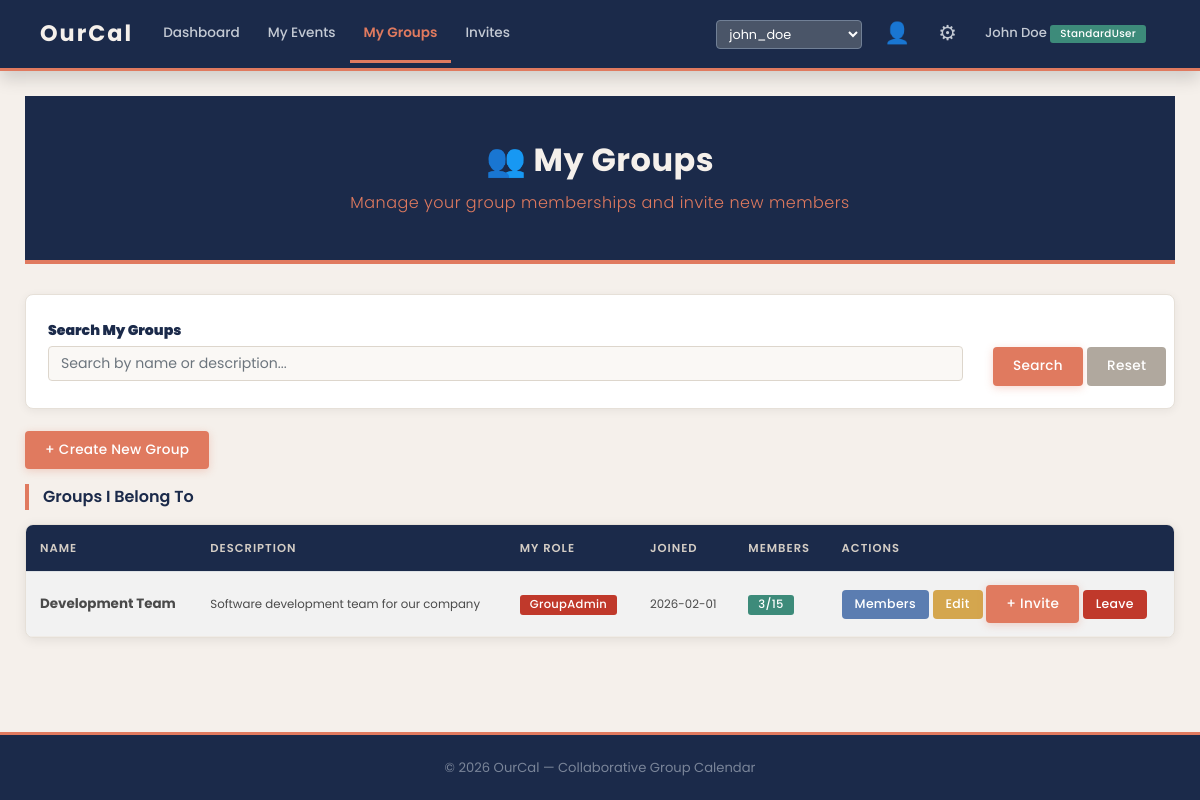
The page /groups.php on the database its author committed.
### tables this page shows
CREATE TABLE `User` (
    UserID INT PRIMARY KEY AUTO_INCREMENT,
    Username VARCHAR(50) UNIQUE NOT NULL,
    Password VARCHAR(255) NOT NULL, 
    Email VARCHAR(100) UNIQUE NOT NULL,
    DateJoined DATE NOT NULL,
    UserType ENUM('StandardUser', 'Admin') NOT NULL
);

CREATE TABLE Membership (
    UserID INT,
    GroupID INT,
    JoinDate DATE NOT NULL,
    Role ENUM('Member', 'Moderator', 'GroupAdmin') DEFAULT 'Member',
    PRIMARY KEY (UserID, GroupID),
    FOREIGN KEY (UserID) REFERENCES `User`(UserID) ON DELETE CASCADE,
    FOREIGN KEY (GroupID) REFERENCES `Group`(GroupID) ON DELETE CASCADE
);

CREATE TABLE `Group` (
    GroupID INT PRIMARY KEY AUTO_INCREMENT,
    GroupName VARCHAR(100) NOT NULL,
    GroupDescription TEXT,
    CreationDate DATE NOT NULL,
    MaxMembers INT DEFAULT 50,
    GroupIcon VARCHAR(255) 
);

### db_config.php (called while the page is built, shortened)
<?php
$db_host     = "localhost";
$db_user     = "root";
$db_password = "";
$db_name     = "OurCal";
$conn = mysqli_connect($db_host, $db_user, $db_password, $db_name);
$conn->set_charset("utf8mb4");
$current_user_id = 1;
$cu_result = mysqli_query($conn, "SELECT u.UserID, u.Username, u.UserType,
                                         IFNULL(p.DisplayName, u.Username) AS DisplayName,
                                         IFNULL(p.ProfilePictureURL, '') AS ProfilePic
                                  FROM `User` u
                                  LEFT JOIN Profile p ON u.UserID = p.UserID
                                  WHERE u.UserID = $current_user_id");
$current_user = mysqli_fetch_assoc($cu_result);
$bg_result = mysqli_query($conn, "SELECT ThemeColor FROM AccountSetting WHERE UserID=$current_user_id LIMIT 1");
$bg_row = mysqli_fetch_assoc($bg_result);
$user_bg_color = ($bg_row && !empty($bg_row['ThemeColor']) && $bg_row['ThemeColor'] != '#2C3E50' && $bg_row['ThemeColor'] != '#FFFFFF')
                 ? $bg_row['ThemeColor']
                 : '#f5f0eb';
function userUrl($page, $extra = "") {
    global $current_user_id;
    $sep = (strpos($page, '?') !== false) ? '&' : '?';
    $url = $page . $sep . "switch_user=" . $current_user_id;
    if ($extra != "") $url .= "&" . $extra;
    return $url;
}
?>

### groups.php (the view, shortened to what this page needs)
<?php require_once 'db_config.php'; ?>
<!DOCTYPE html>
<html>
<head>
    <link rel="stylesheet" href="https://cdn.jsdelivr.net/npm/bootstrap@4.6.1/dist/css/bootstrap.min.css">
    <link rel="stylesheet" href="css/style.css">
</head>
<body style="background-color: <?php echo $user_bg_color; ?>;">
<?php
require_once 'db_config.php';
include 'navbar.php';
$is_admin = ($current_user['UserType'] == 'Admin');
$search = ""; $where = "";
$groups = mysqli_query($conn,
    "SELECT g.GroupID, g.GroupName, g.GroupDescription, g.CreationDate, g.MaxMembers,
            m.Role, m.JoinDate,
            (SELECT COUNT(*) FROM Membership WHERE GroupID=g.GroupID) AS MemberCount
     FROM `Group` g JOIN Membership m ON g.GroupID=m.GroupID
     WHERE m.UserID=$current_user_id $where
     ORDER BY g.GroupName ASC");
$groupsArr = [];
while ($row = mysqli_fetch_assoc($groups)) { $groupsArr[] = $row; }
?>
<div class="container-fluid" style="padding:25px;">
    <div class="page-header">
        <h2>&#128101; My Groups</h2>
        <p>Manage your group memberships and invite new members</p>
    </div>
    <div class="search-box">
        <form action="" method="GET">
            <div class="row">
                <div class="col-md-10"><label><b>Search My Groups</b></label>
                    <input type="text" name="search" class="form-control" placeholder="Search by name or description..."
                           value="<?php echo htmlspecialchars($search); ?>"></div>
                <div class="col-md-2" style="padding-top:30px; white-space:nowrap;">
                    <button type="submit" class="btn btn-primary">Search</button>
                    <a href="<?php echo userUrl('groups.php'); ?>" class="btn btn-secondary">Reset</a></div>
            </div>
        </form>
    </div>
    <?php if (!$is_admin) { ?>
    <button class="btn btn-primary" style="margin-bottom:15px;" data-toggle="modal" data-target="#addGroupModal">+ Create New Group</button>
    <?php } ?>
    <div class="section-title">Groups I Belong To</div>
    <div class="content-card">
        <div class="table-responsive">
            <table class="table table-hover table-striped">
                <thead><tr><th>Name</th><th>Description</th><th>My Role</th><th>Joined</th><th>Members</th><th>Actions</th></tr></thead>
                <tbody>
                <?php if (count($groupsArr) > 0) { foreach ($groupsArr as $row) { ?>
                <tr>
                    <td><b><?php echo $row['GroupName']; ?></b></td>
                    <td><small><?php echo $row['GroupDescription']; ?></small></td>
                    <td><span class="badge badge-<?php echo ($row['Role']=='GroupAdmin') ? 'danger' : (($row['Role']=='Moderator') ? 'warning' : 'primary'); ?>">
                        <?php echo $row['Role']; ?></span></td>
                    <td><small><?php echo $row['JoinDate']; ?></small></td>
                    <td><span class="badge badge-<?php echo ($row['MemberCount'] >= $row['MaxMembers']) ? 'danger' : 'success'; ?>">
                        <?php echo $row['MemberCount']; ?>/<?php echo $row['MaxMembers']; ?></span></td>
                    <td style="white-space:nowrap;">
                        <button class="btn btn-sm btn-info" data-toggle="collapse"
                                data-target="#members_<?php echo $row['GroupID']; ?>">Members</button>
                        <?php if ($row['Role'] == 'GroupAdmin') { ?>
                            <button class="btn btn-sm btn-warning" onclick="openEditGroup(this)"
                                    data-id="<?php echo $row['GroupID']; ?>"
                                    data-name="<?php echo htmlspecialchars($row['GroupName']); ?>"
                                    data-desc="<?php echo htmlspecialchars($row['GroupDescription']); ?>"
                                    data-max="<?php echo $row['MaxMembers']; ?>">Edit</button>
                        <?php } ?>
                        <?php if ($row['Role'] == 'GroupAdmin' || $row['Role'] == 'Moderator') { ?>
                            <button class="btn btn-sm btn-primary" onclick="openInviteMember(<?php echo $row['GroupID']; ?>, '<?php echo htmlspecialchars($row['GroupName']); ?>')">+ Invite</button>
                        <?php } ?>
                        <a href="<?php echo userUrl('groups.php', 'leave=' . $row['GroupID']); ?>"
                           class="btn btn-delete" onclick="return confirm('Leave this group?');">Leave</a>
                    </td>
                </tr>
                <?php } } else { echo "<tr><td colspan='6' class='text-center'>You are not in any groups yet.</td></tr>"; } ?>
                </tbody>
            </table>
        </div>
    </div>
</div>
<?php include 'footer.php'; ?>
</body></html>

### navbar.php (shortened to what this page needs)
<?php
$current_page = basename($_SERVER['PHP_SELF']);
$all_users_nav = mysqli_query($conn, "SELECT UserID, Username FROM `User` ORDER BY Username");
?>
<nav class="navbar navbar-expand-lg navbar-dark bg-dark sticky-top shadow">
    <div class="container-fluid">
        <a class="navbar-brand" href="<?php echo userUrl('index.php'); ?>"
           style="font-weight:700; font-size:1.4rem; letter-spacing:2px;">OurCal</a>
        <div class="collapse navbar-collapse" id="navbarNav">
            <ul class="navbar-nav">
                <li class="nav-item">
                    <a class="nav-link <?php if($current_page=='index.php') echo 'active'; ?>"
                       href="<?php echo userUrl('index.php'); ?>">Dashboard</a></li>
                <li class="nav-item">
                    <a class="nav-link <?php if($current_page=='events.php') echo 'active'; ?>"
                       href="<?php echo userUrl('events.php'); ?>">My Events</a></li>
                <li class="nav-item">
                    <a class="nav-link <?php if($current_page=='groups.php') echo 'active'; ?>"
                       href="<?php echo userUrl('groups.php'); ?>">My Groups</a></li>
                <li class="nav-item">
                    <a class="nav-link <?php if($current_page=='invites.php') echo 'active'; ?>"
                       href="<?php echo userUrl('invites.php'); ?>">Invites</a></li>
            </ul>
            <ul class="navbar-nav ml-auto align-items-center">
                <li class="nav-item" style="margin-right:8px;">
                    <form method="GET" action="<?php echo $current_page; ?>" id="switchForm" style="display:inline;">
                        <select name="switch_user" class="form-control form-control-sm"
                                style="width:auto; display:inline; background:#4a5568; color:white; border:1px solid #718096; font-size:0.8rem;"
                                onchange="document.getElementById('switchForm').submit();">
                            <?php
                            while ($su = mysqli_fetch_assoc($all_users_nav)) {
                                $sel = ($su['UserID'] == $current_user_id) ? 'selected' : '';
                                echo "<option value='" . $su['UserID'] . "' $sel>" . $su['Username'] . "</option>";
                            }
                            ?>
                        </select>
                    </form>
                </li>
                <li class="nav-item">
                    <a class="nav-link <?php if($current_page=='profile.php') echo 'active'; ?>"
                       href="<?php echo userUrl('profile.php'); ?>" title="My Profile"
                       style="font-size:1.3rem; padding:5px 8px;">&#128100;</a></li>
                <li class="nav-item">
                    <a class="nav-link <?php if($current_page=='settings.php') echo 'active'; ?>"
                       href="<?php echo userUrl('settings.php'); ?>" title="Account Settings"
                       style="font-size:1.3rem; padding:5px 8px;">&#9881;</a></li>
                <li class="nav-item">
                    <span class="nav-link" style="color:#a0aec0; font-size:0.82rem; cursor:default;">
                        <?php echo $current_user['DisplayName']; ?>
                        <span class="badge badge-<?php echo ($current_user['UserType']=='Admin') ? 'danger' : 'success'; ?>" style="font-size:0.65rem;">
                            <?php echo $current_user['UserType']; ?>
                        </span>
                    </span></li>
            </ul>
        </div>
    </div>
</nav>

### css/style.css (style rules this page uses)
* { box-sizing: border-box; margin: 0; padding: 0; }
html { height: 100%; }
body { font-family: 'Poppins', Arial, sans-serif; background-color: #f5f0eb; color: #3d3d3d; line-height: 1.6; margin: 0; min-height: 100vh; display: flex; flex-direction: column; }
a { text-decoration: none; color: inherit; }
.navbar { background-color: #1b2a4a !important; padding: 0 25px; box-shadow: 0 3px 15px rgba(27,42,74,0.3); border-bottom: 3px solid #e07a5f; min-height: 56px; }
.navbar-brand { font-family: 'Poppins', sans-serif; font-weight: 700; font-size: 1.4rem; letter-spacing: 2px; }
.navbar-brand { color: #f5f0eb !important; }
.nav-link { font-family: 'Poppins', sans-serif; font-weight: 500; font-size: 0.85rem; color: #c4cad4 !important; padding: 16px 14px !important; transition: all 0.25s ease; border-bottom: 3px solid transparent; border-radius: 0; margin: 0; }
.nav-link.active { color: #e07a5f !important; border-bottom-color: #e07a5f; background: transparent !important; font-weight: 600; }
.page-header { background-color: #1b2a4a; color: #f5f0eb; padding: 45px 30px; margin-bottom: 30px; text-align: center; border-bottom: 4px solid #e07a5f; }
.page-header h2 { font-family: 'Poppins', sans-serif; font-weight: 700; font-size: 2rem; margin: 0; letter-spacing: 0.5px; }
.page-header p { font-weight: 300; margin: 10px 0 0; color: #e07a5f; font-size: 1rem; letter-spacing: 0.5px; }
.search-box { background: #ffffff; padding: 22px; border-radius: 8px; border: 1px solid #e6e0d8; margin-bottom: 22px; box-shadow: 0 2px 10px rgba(0,0,0,0.06); }
.search-box label { font-weight: 600; font-size: 0.88rem; color: #1b2a4a; }
.content-card { background: #ffffff; border-radius: 8px; overflow: hidden; box-shadow: 0 2px 12px rgba(0,0,0,0.08); margin-bottom: 22px; border: 1px solid #e6e0d8; }
.section-title { font-family: 'Poppins', sans-serif; font-size: 1rem; font-weight: 600; color: #1b2a4a; margin-bottom: 14px; padding-left: 14px; border-left: 4px solid #e07a5f; }
.form-control, .form-control-sm { font-family: 'Poppins', sans-serif; font-size: 0.88rem; border-radius: 4px; border: 1.5px solid #ddd6cc; background-color: #faf8f5; transition: all 0.25s ease; }
label { font-family: 'Poppins', sans-serif; font-weight: 500; font-size: 0.85rem; color: #5a5a5a; margin-bottom: 4px; }
.table-responsive { overflow-x: auto; }
.table { font-family: 'Poppins', sans-serif; font-size: 0.84rem; margin-bottom: 0; }
.table thead th { background-color: #1b2a4a; color: #d4cdc5; font-weight: 600; font-size: 0.72rem; text-transform: uppercase; letter-spacing: 1px; border: none; white-space: nowrap; padding: 14px 14px; }
.table tbody td { padding: 13px 14px; vertical-align: middle; border-bottom: 1px solid #f0ece7; color: #4a4a4a; }
.table tbody tr { transition: background-color 0.2s ease; }
.btn { font-family: 'Poppins', sans-serif; font-weight: 500; font-size: 0.85rem; border-radius: 4px; transition: all 0.25s ease; padding: 9px 20px; border: none; letter-spacing: 0.3px; }
.btn-primary { background-color: #e07a5f; color: #ffffff; box-shadow: 0 2px 8px rgba(224,122,95,0.3); }
.btn-warning { background-color: #d4a64e; color: #ffffff; font-size: 0.78rem; padding: 5px 13px; }
.btn-delete { background-color: #c0392b; color: #ffffff; font-size: 0.78rem; padding: 5px 13px; border-radius: 4px; }
.btn-secondary { background-color: #b0a89e; color: #ffffff; }
.btn-info { background-color: #5b7db1; border: none; color: #ffffff; font-size: 0.78rem; padding: 5px 13px; }
.badge { font-family: 'Poppins', sans-serif; font-weight: 500; padding: 4px 10px; border-radius: 3px; font-size: 0.72rem; letter-spacing: 0.3px; }
.badge-success { background-color: #3d8b7a; color: #ffffff; }
.badge-danger { background-color: #c0392b; color: #ffffff; }
@media screen and (min-width: 992px) { .container-fluid { max-width: 1400px; } }

### rows shown on the page
user: UserType "StandardUser"
membership: GroupID.GroupName "Development Team", GroupID.GroupDescription "Software development team for our company", Role "GroupAdmin", JoinDate "2026-02-01", MemberCount "3", GroupID.MaxMembers "15"

### other values the page prints
$current_user['DisplayName'] "John Doe"
form field switch_user "john_doe"
